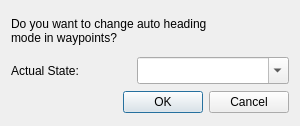
<?xml version="1.0" encoding="UTF-8"?>
<ui version="4.0">
 <class>ManageAutoHeadingDialog</class>
 <widget class="QDialog" name="ManageAutoHeadingDialog">
  <property name="geometry">
   <rect>
    <x>0</x>
    <y>0</y>
    <width>300</width>
    <height>126</height>
   </rect>
  </property>
  <property name="minimumSize">
   <size>
    <width>300</width>
    <height>120</height>
   </size>
  </property>
  <property name="maximumSize">
   <size>
    <width>300</width>
    <height>126</height>
   </size>
  </property>
  <property name="windowTitle">
   <string>Manage Wpts AutoHeading</string>
  </property>
  <layout class="QVBoxLayout" name="verticalLayout_2">
   <item>
    <layout class="QVBoxLayout" name="verticalLayout">
     <item>
      <widget class="QLabel" name="textL">
       <property name="minimumSize">
        <size>
         <width>260</width>
         <height>40</height>
        </size>
       </property>
       <property name="maximumSize">
        <size>
         <width>260</width>
         <height>40</height>
        </size>
       </property>
       <property name="text">
        <string>Do you want to change auto heading 
mode in waypoints?</string>
       </property>
       <property name="alignment">
        <set>Qt::AlignLeading|Qt::AlignLeft|Qt::AlignVCenter</set>
       </property>
      </widget>
     </item>
     <item>
      <layout class="QHBoxLayout" name="horizontalLayout">
       <item>
        <widget class="QLabel" name="stateL">
         <property name="sizePolicy">
          <sizepolicy hsizetype="Expanding" vsizetype="Preferred">
           <horstretch>0</horstretch>
           <verstretch>0</verstretch>
          </sizepolicy>
         </property>
         <property name="minimumSize">
          <size>
           <width>120</width>
           <height>27</height>
          </size>
         </property>
         <property name="maximumSize">
          <size>
           <width>120</width>
           <height>27</height>
          </size>
         </property>
         <property name="text">
          <string>Actual State:</string>
         </property>
        </widget>
       </item>
       <item>
        <widget class="QComboBox" name="stateCB">
         <property name="sizePolicy">
          <sizepolicy hsizetype="Minimum" vsizetype="Fixed">
           <horstretch>0</horstretch>
           <verstretch>0</verstretch>
          </sizepolicy>
         </property>
         <property name="minimumSize">
          <size>
           <width>148</width>
           <height>27</height>
          </size>
         </property>
         <property name="maximumSize">
          <size>
           <width>315</width>
           <height>27</height>
          </size>
         </property>
         <property name="editable">
          <bool>true</bool>
         </property>
        </widget>
       </item>
      </layout>
     </item>
    </layout>
   </item>
   <item>
    <widget class="QDialogButtonBox" name="buttonBox">
     <property name="sizePolicy">
      <sizepolicy hsizetype="Preferred" vsizetype="Preferred">
       <horstretch>0</horstretch>
       <verstretch>0</verstretch>
      </sizepolicy>
     </property>
     <property name="orientation">
      <enum>Qt::Horizontal</enum>
     </property>
     <property name="standardButtons">
      <set>QDialogButtonBox::Cancel|QDialogButtonBox::Ok</set>
     </property>
    </widget>
   </item>
  </layout>
 </widget>
 <resources/>
 <connections>
  <connection>
   <sender>buttonBox</sender>
   <signal>accepted()</signal>
   <receiver>ManageAutoHeadingDialog</receiver>
   <slot>accept()</slot>
   <hints>
    <hint type="sourcelabel">
     <x>318</x>
     <y>49</y>
    </hint>
    <hint type="destinationlabel">
     <x>184</x>
     <y>49</y>
    </hint>
   </hints>
  </connection>
  <connection>
   <sender>buttonBox</sender>
   <signal>rejected()</signal>
   <receiver>ManageAutoHeadingDialog</receiver>
   <slot>reject()</slot>
   <hints>
    <hint type="sourcelabel">
     <x>318</x>
     <y>49</y>
    </hint>
    <hint type="destinationlabel">
     <x>184</x>
     <y>49</y>
    </hint>
   </hints>
  </connection>
 </connections>
</ui>
